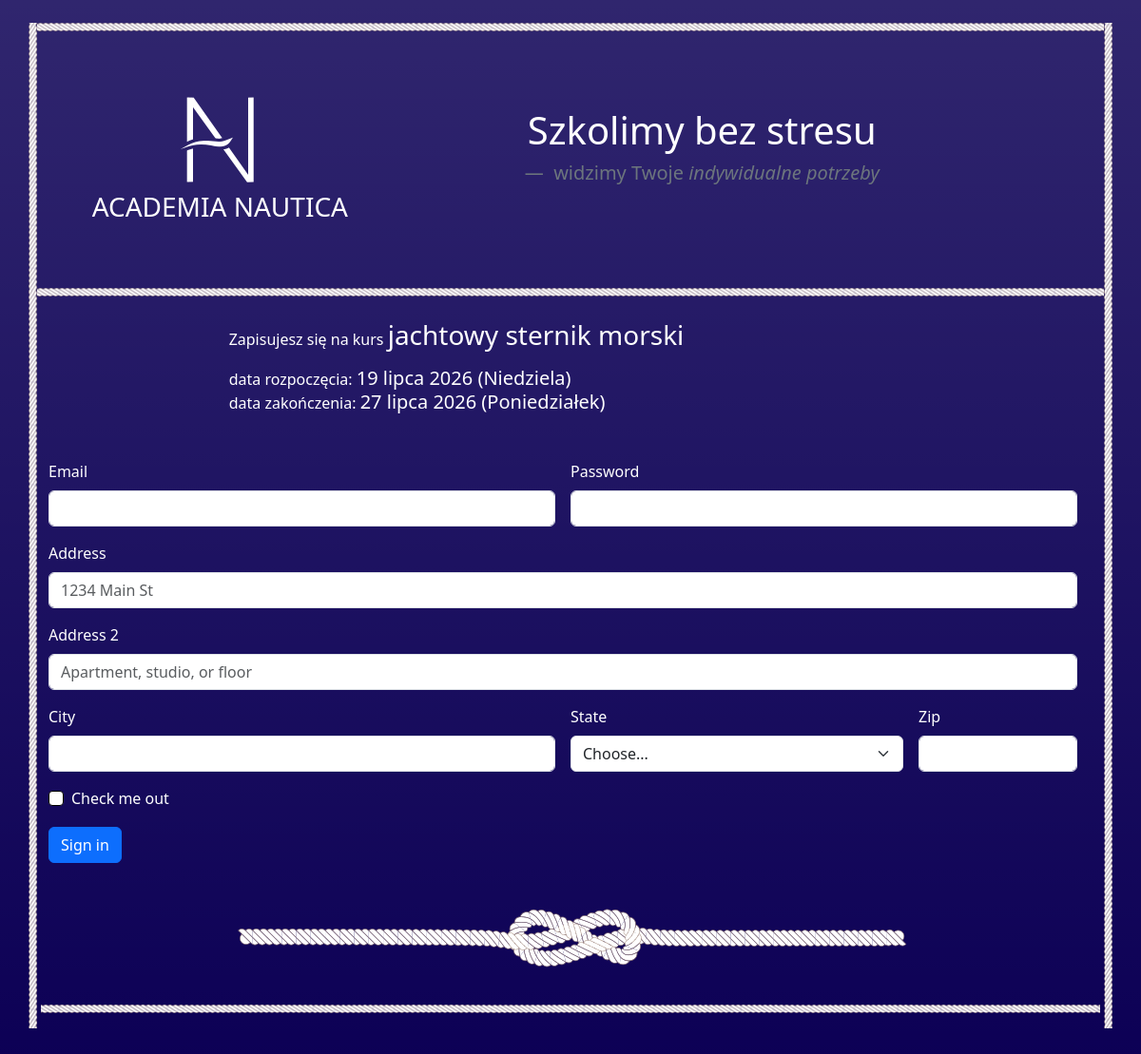
The page /14 on the database its author committed.
### basepage/models.py (models this page shows)
class KursyWszystkie(models.Model):
    kursu_lp = models.AutoField(primary_key=True)
    kursu_kod = models.CharField(unique=True, blank=True, null=True)
    kursu_schedule = models.CharField(blank=True, null=True)
    kursu_data_start = models.DateField(blank=True, null=True)
    kursu_data_end = models.DateField(blank=True, null=True)
    kursu_prise = models.IntegerField(blank=True, null=True)
    kursu_name = models.CharField(blank=True, null=True)
    class Meta:
        managed = False
        db_table = 'Kursy_wszystkie'

### basepage/views.py (the view)
# urls.py: path('<int:elem_id>', kursu_zapis, name='form_zapis'),
def kursu_zapis(request, elem_id):
    p = KursyWszystkie.objects.get(kursu_lp=elem_id)
    if p.kursu_data_start==p.kursu_data_end:
        wskaznik=''
    else:
        wskaznik=1
    context = {
        'post': p,
        'wskaznik': wskaznik,
        'liczba_lat': liczba_lat,
        'foremnik': foremnik,
    }
    return render(request, 'basepage/form_zapis.html', context)

### basepage/templates/basepage/form_zapis.html (shortened to what this page needs)
{% extends "basepage/base.html" %}
{% load static %}
{% block content %}
<div class="row p-3">
        <div class="col-2 pt-2 pb-3">
        </div>
        <div class="col-8 pt-2">
          {% if wskaznik %}
                    <p>Zapisujesz się na kurs <span class="h3">{{post.kursu_name}}</span></p>
                        <p>data rozpoczęcia: <span class="h5">{{post.kursu_data_start|date:"d E Y (l)"}}</span>
                    <br>data zakończenia: <span class="h5">{{post.kursu_data_end|date:"d E Y (l)"}}</span></span></p>
                        {% else %}
                    <p>Zapisujesz się na <span class="h3">{{post.kursu_name}}</span></p>
                    <p>odbywający się w dniu: <span class="h5">{{post.kursu_data_start|date:"d E Y (l)"}}</span></p>
                        {% endif %}
          </div>
<form class="row g-3">
  <div class="col-md-6">
    <label for="inputEmail4" class="form-label">Email</label>
    <input type="email" class="form-control" id="inputEmail4">
  </div>
  <div class="col-md-6">
    <label for="inputPassword4" class="form-label">Password</label>
    <input type="password" class="form-control" id="inputPassword4">
  </div>
  <div class="col-12">
    <label for="inputAddress" class="form-label">Address</label>
    <input type="text" class="form-control" id="inputAddress" placeholder="1234 Main St">
  </div>
  <div class="col-12">
    <label for="inputAddress2" class="form-label">Address 2</label>
    <input type="text" class="form-control" id="inputAddress2" placeholder="Apartment, studio, or floor">
  </div>
  <div class="col-md-6">
    <label for="inputCity" class="form-label">City</label>
    <input type="text" class="form-control" id="inputCity">
  </div>
  <div class="col-md-4">
    <label for="inputState" class="form-label">State</label>
    <select id="inputState" class="form-select">
      <option selected>Choose...</option>
    </select>
  </div>
  <div class="col-md-2">
    <label for="inputZip" class="form-label">Zip</label>
    <input type="text" class="form-control" id="inputZip">
  </div>
  <div class="col-12">
    <div class="form-check">
      <input class="form-check-input" type="checkbox" id="gridCheck">
      <label class="form-check-label" for="gridCheck">
        Check me out
      </label>
    </div>
  </div>
  <div class="col-12">
    <button type="submit" class="btn btn-primary">Sign in</button>
  </div>
</form>
{% endblock %}

### basepage/static/basepage/anw_style.css (style rules this page uses)
body { background-color: #0C0055; }
html { scroll-behavior: smooth; }
.form-check-input { border-color: #000; }

### rows shown on the page
KursyWszystkie: kursu_name "jachtowy sternik morski", kursu_data_start "19 lipca 2026 (Niedziela)", kursu_data_end "27 lipca 2026 (Poniedziałek)"
